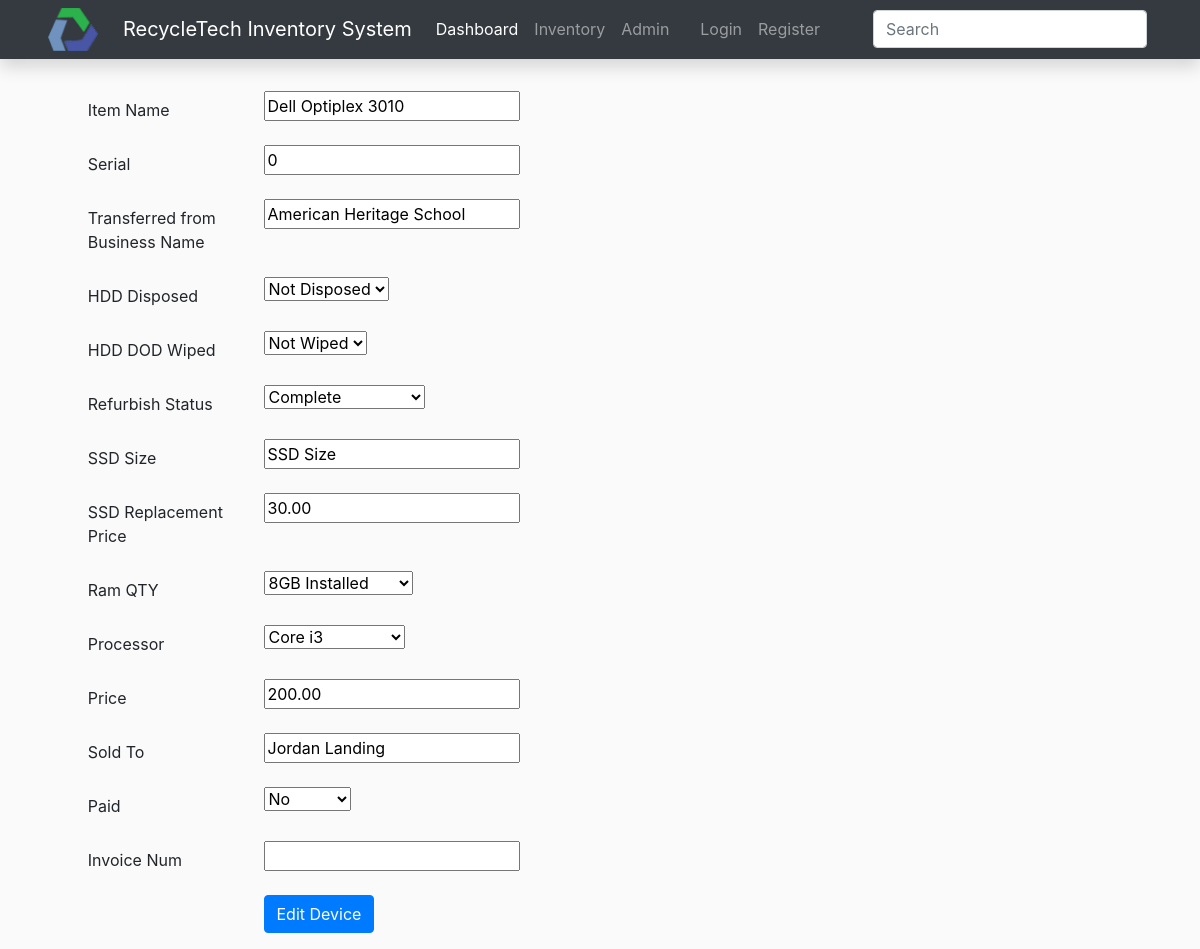
The page /inventory/edit_desktop/3 on the database as committed earlier.
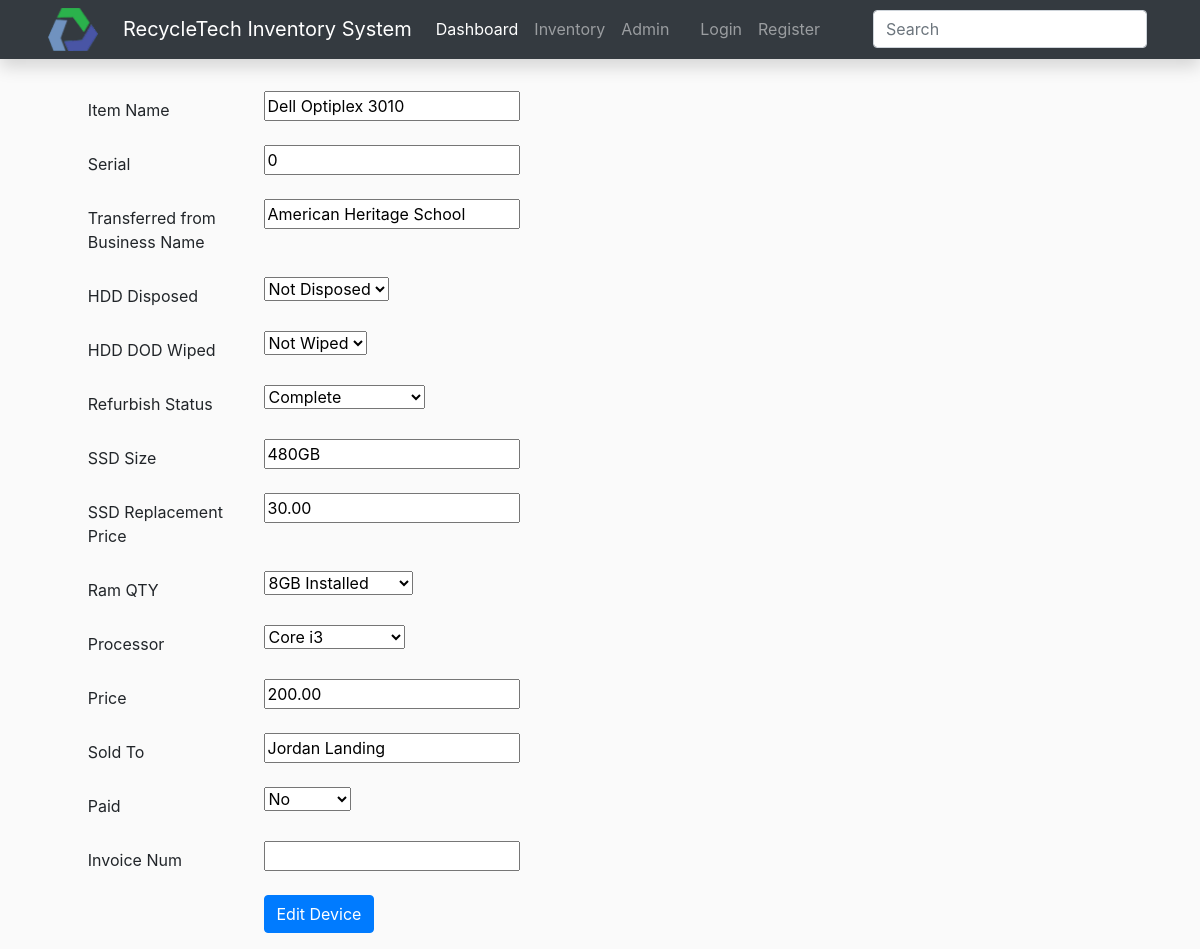
The same page on the database as committed later.
### Inventory/models.py (models this page shows, shortened)
class Item(models.Model): # Name of the table
    Item_Name                       = models.CharField(max_length=120, blank=False)
    Serial                          = models.CharField(max_length=120)
    Transferred_from_Business_Name  = models.CharField(max_length=120, default="Enter Business Name")
    HDD_Disposed                    = models.CharField(max_length=20, default="None", choices=[('None', 'No'),('Yes', 'Yes Disposed'),('No', 'Not Disposed')])
    HDD_DOD_Wiped                   = models.CharField(max_length=20, default="None", choices=[('None', 'No'),('Yes', 'Yes Wiped'),('No', 'Not Wiped')])
    Refurbish_Status                = models.CharField(max_length=20, default="None", choices=[('None', 'Status'),('Not Finished', 'Not Complete'),('Partially Done', 'Partial Completion'), ('Finished', 'Complete')])
    SSD_Size                        = models.CharField(max_length=120, default="SSD Size")
    SSD_Replacement_Price           = MoneyField(max_digits=14, decimal_places=2, default_currency='USD', blank=True, null=True)
    Ram_QTY                         = models.CharField(choices=[('None', 'No Ram installed'), ('2GB', '2GB installed'), ('4GB', '4GB Installed'), ('8GB', '8GB Installed'), ('16GB', '16GB Installed')], max_length=120, default="None")
    Processor                       = models.CharField(max_length=10, default="Type", choices=[('Type','Processor Type'),('Core 2 Duo', "Core 2 Duo"), ('Core i3', 'Core i3'), ('Core i5', 'Core i5'), ('Core i7', 'Core i7')])
    Price                           = MoneyField(max_digits=14, decimal_places=2, default_currency='USD', blank=True, null=True)
    Sold_To                         = models.CharField(max_length=120, null=True, blank=True)
    Paid                            = models.CharField(max_length=120, default="None", choices=[('None', 'No'),('Yes', 'Yes Paid'),('No', 'Not Paid')])
    Invoice_Num                     = models.IntegerField(null=True, blank=True)
    class Meta:
        abstract = False

### Inventory/views.py (the view)
# urls.py: url(r'^edit_desktop/(?P<pk>\d+)$', edit_desktop, name="edit_desktop"),
def edit_desktop(request, pk):
    return edit_item(request, pk, Desktop, DesktopForm)

### Inventory/forms.py
class DesktopForm(forms.ModelForm):
    class Meta:
        model = Desktop
        fields = ('Item_Name', 'Serial', 'Transferred_from_Business_Name',
                  'HDD_Disposed', 'HDD_DOD_Wiped', 'Refurbish_Status',
                  'SSD_Size', 'SSD_Replacement_Price',
                  'Ram_QTY', 'Processor', 'Price', 'Sold_To',
                  'Paid', 'Invoice_Num')

### Inventory/views.py (called while the page is built)
def edit_item(request, pk, model, cls):
    item = get_object_or_404(model, pk=pk)
    if request.method == "POST":
        form = cls(request.POST, instance=item)
        if form.is_valid():
            form.save()
            return redirect('index_P_D_L')
    else:
        form = cls(instance=item)
        return render(request, 'edit_item.html', {'form': form})

### Inventory/templates/edit_item.html (shortened to what this page needs)
{% extends 'base.html' %}
{% block content %}
<div class="container">
  <form method="POST">
    {% for field in form %}
    <div class="form-group row">
      <label for="id_{{ field.name }}" class="col-2 col-form-label">{{ field.label }}</label>
      <div class="col-10">
        {{ field }}
      </div>
    </div>
    {% endfor %}
    <div class="form-group row">
      <div class="offset-sm-2 col-sm-6">
        <button type="submit" class="btn btn-primary"> Edit Device</button>
      </div>
    </div>
  </form>
</div>
{% endblock %}

Rows that differ between the two databases and show on the page:
changed Item "Dell Optiplex 3010": SSD_Size "SSD Size" → "480GB"
